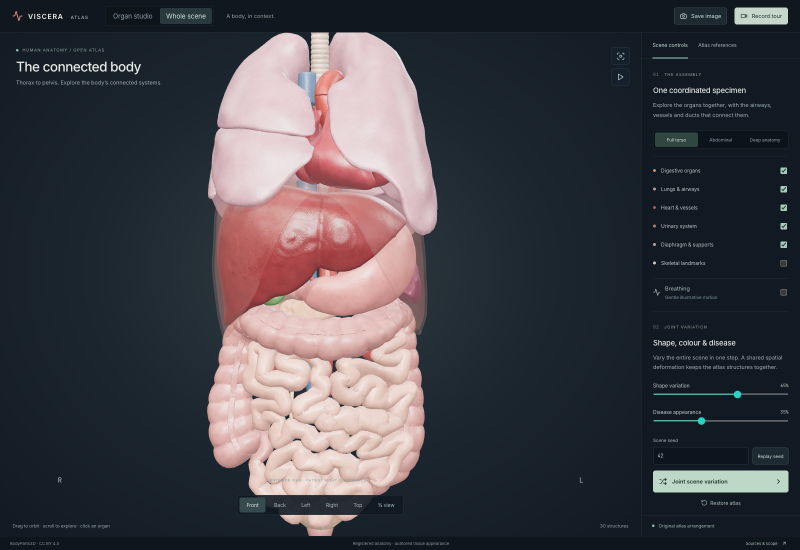
#> input picture benchmarks/results/whole-scene-quality-2026-10-08/baseline/abdomen-close-front.png, 1600 x 1100 px (shown at 1/2 size)
$ python -i assess_liver_videos.py   (imports and definitions only)
#> lines starting #> are read from the running program, lines starting #| are printed output that depends on the picture; after the words box and inside, x2 and y2 are one past the last pixel; in counts of white or black regions, pixels touching at a corner belong together
#> further down, picture is the input picture: shape (1100, 1600, 3); mean B, G, R 71.2, 65.4, 65.7
#!/usr/bin/env python3
"""Inventory, deduplicate and inspect videos without claiming material identification.

Requires ffmpeg/ffprobe, NumPy, OpenCV and Pillow. Metrics are pixels at the
declared analysis resolution, not millimetres or calibrated tissue strain.
Use only scoped roots: the inventory is explicit about what was searched.
"""
from __future__ import annotations

import argparse
import hashlib
import json
import math
import subprocess
from pathlib import Path

import cv2
import numpy as np
from PIL import Image, ImageDraw


# [30 lines left out: functions digest, probe, frame_at, not called in this run]


def color_candidate(frame: np.ndarray) -> np.ndarray:
    """Largest pink/red component: a diagnostic heuristic, NOT segmentation GT."""
    hsv = cv2.cvtColor(frame, cv2.COLOR_BGR2HSV)
#> hsv: shape (1100, 1600, 3); mean H, S, V 96.1, 97.6, 79.7
    mask = (((hsv[:, :, 0] < 22) | (hsv[:, :, 0] > 165)) &
            (hsv[:, :, 1] > 45) & (hsv[:, :, 2] > 55)).astype(np.uint8)
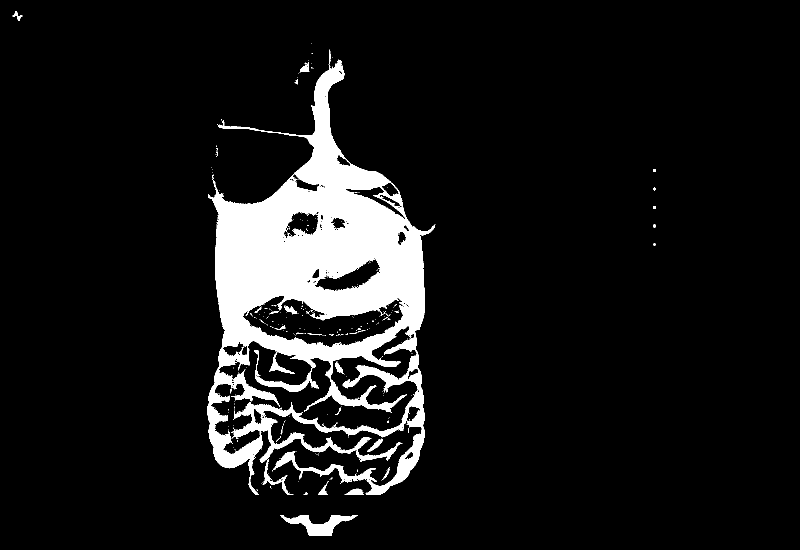
#> mask: shape (1100, 1600) (shown at 1/2 size); values 0 (black) and 1 (white), 8.9% white; 296 white regions (268 under 20 px), largest, box (x1, y1, x2, y2) and area: (414, 120, 870, 990) 151147, (560, 1030, 716, 1072) 2647, (525, 918, 587, 990) 621
    mask = cv2.morphologyEx(mask, cv2.MORPH_CLOSE, np.ones((3, 3), np.uint8))
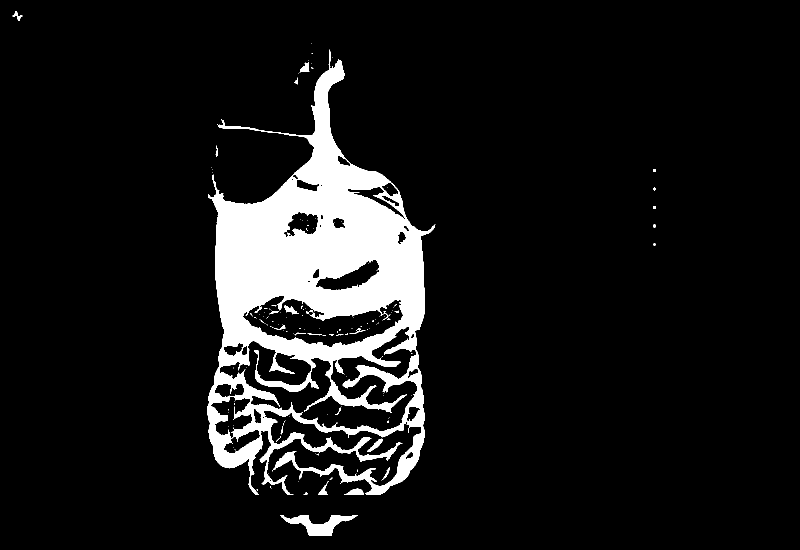
#> mask: shape (1100, 1600) (shown at 1/2 size); values 0 (black) and 1 (white), 9.1% white; 145 white regions (119 under 20 px), largest, box (x1, y1, x2, y2) and area: (414, 99, 871, 990) 155260, (560, 1030, 716, 1072) 2666, (688, 977, 728, 990) 335
    count, labels, stats, _ = cv2.connectedComponentsWithStats(mask, 8)
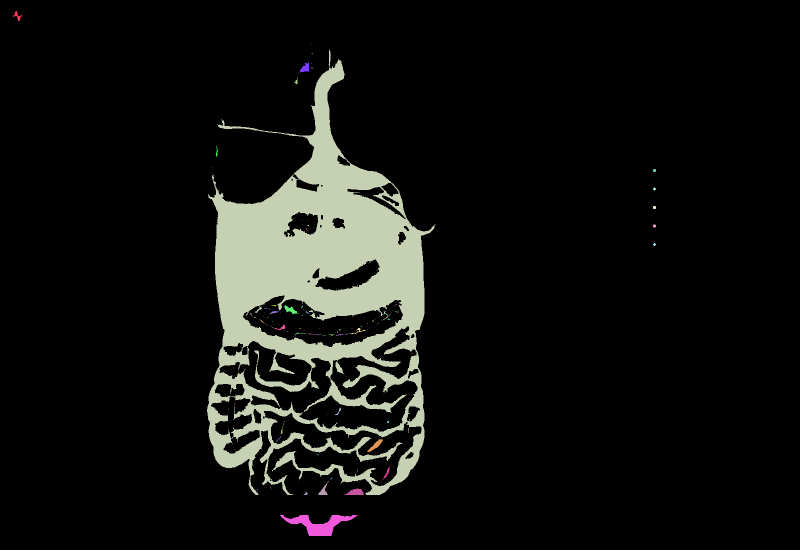
#> labels: shape (1100, 1600) int32 (shown at 1/2 size); 146 distinct labels, from 0 to 145; one colour per label, 0 black
#> count = 146; stats = 146 rows, first 6: [0, 0, 1600, 1100, 1599587], [25, 22, 20, 20, 124], [622, 87, 1, 1, 1], [414, 99, 457, 891, 155260], [623, 106, 3, 1, 3], [664, 115, 1, 1, 1]
    if count <= 1:
        return np.zeros(mask.shape, dtype=bool)
    component = 1 + int(np.argmax(stats[1:, cv2.CC_STAT_AREA]))
#> component = 3
    return labels == component
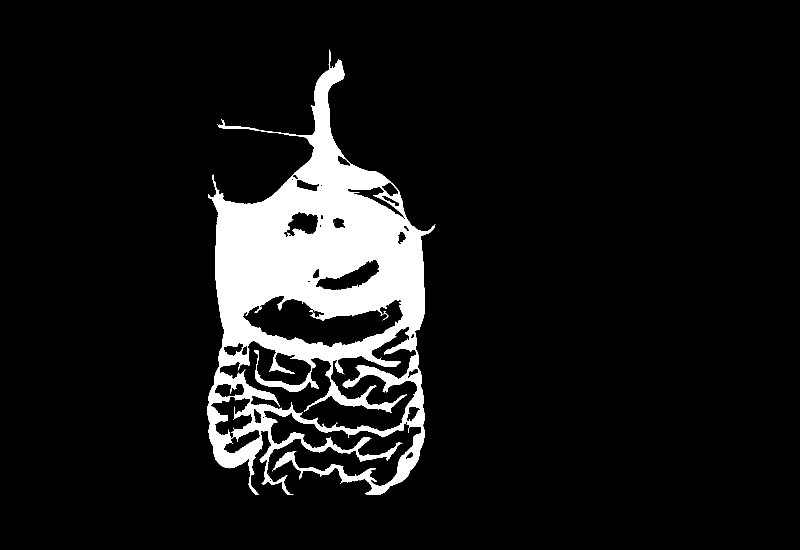
#> returned value: shape (1100, 1600) bool (shown at 1/2 size); 8.8% white; 1 white region, box (x1, y1, x2, y2) and area: (414, 99, 871, 990) 155260


# [132 lines left out: functions pair_metrics, analyze, main, not called in this run]


# [2 lines not run here, left out]

>>> import cv2
>>> picture = cv2.imread('../benchmarks/results/whole-scene-quality-2026-10-08/baseline/abdomen-close-front.png')
>>> result = color_candidate(picture)
